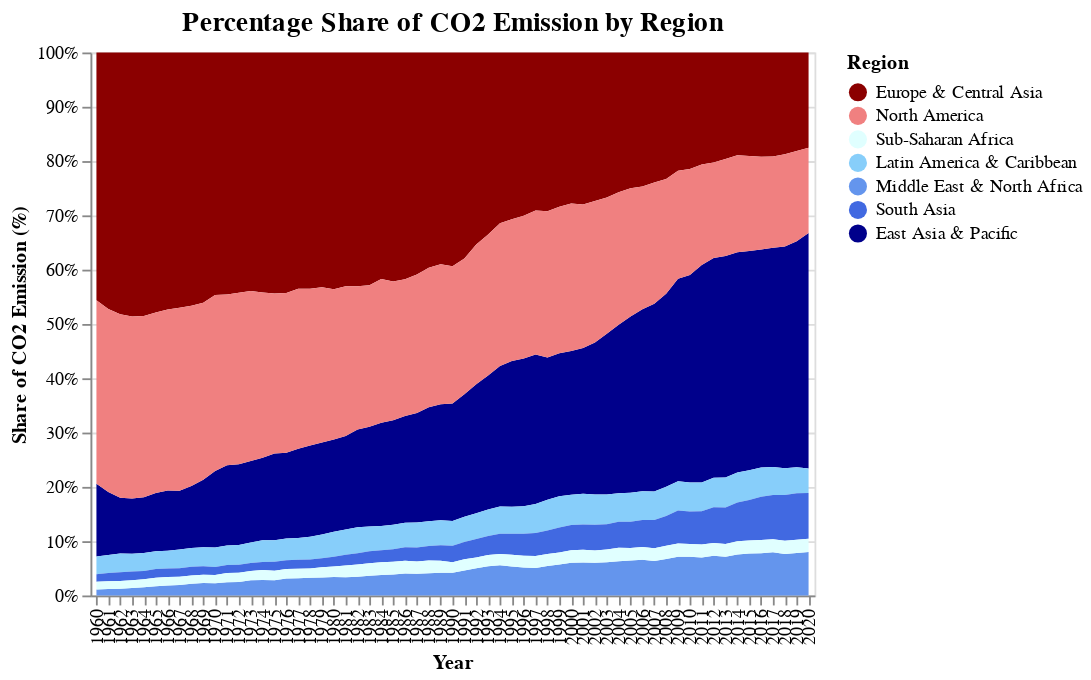

Notebook source saved alongside this figure:
### Code cell
# Annual CO2 emission by region (don't know how to swap order)
#site_order = ['Europe & Central Asia', 'North America', 'Sub-Saharan Africa', 'Latin America & Caribbean', 'Middle East & North Africa', 'South Asia', 'East Asia & Pacific']
chart2=alt.Chart(data2_60_20gp).transform_joinaggregate(
    order='min(CO2 Emission)',
    groupby=['region']).mark_area().encode(
           x="Year:O",
           y=alt.Y("CO2 Emission:Q",stack='normalize',
                   axis=alt.Axis(title='Share of CO2 Emission (%)',format='%')
                  ),
           color=alt.Color('region:N', 
                    scale = alt.Scale(domain=['Europe & Central Asia','North America','Sub-Saharan Africa','Latin America & Caribbean','Middle East & North Africa','South Asia','East Asia & Pacific'],
                                      range=['darkred','lightcoral','lightcyan','lightskyblue','cornflowerblue','royalblue','darkblue']),
                    legend = alt.Legend(title='Region')
                          ),
           order=alt.Order('order:Q', sort='ascending')
        ).properties(width=400, height=300,
                     title=alt.TitleParams(text='Percentage Share of CO2 Emission by Region',fontSize=15)
                    ) 
chart2

### Figure 1 — Vega-Lite specification as saved in the notebook (floating-point values rounded to 4 significant figures; data arrays with more than 128 entries replaced by an {"elided": "..."} marker saying what was removed)
{"config": {"view": {"continuousWidth": 400, "continuousHeight": 300}}, "data": {"name": "data-e8421d78deab88c535f96ccb9b07dcfe"}, "mark": "area", "encoding": {"color": {"type": "nominal", "field": "region", "legend": {"title": "Region"}, "scale": {"domain": ["Europe & Central Asia", "North America", "Sub-Saharan Africa", "Latin America & Caribbean", "Middle East & North Africa", "South Asia", "East Asia & Pacific"], "range": ["darkred", "lightcoral", "lightcyan", "lightskyblue", "cornflowerblue", "royalblue", "darkblue"]}}, "order": {"type": "quantitative", "field": "order", "sort": "ascending"}, "x": {"type": "ordinal", "field": "Year"}, "y": {"type": "quantitative", "axis": {"format": "%", "title": "Share of CO2 Emission (%)"}, "field": "CO2 Emission", "stack": "normalize"}}, "height": 300, "title": {"text": "Percentage Share of CO2 Emission by Region", "fontSize": 15}, "transform": [{"joinaggregate": [{"op": "min", "field": "CO2 Emission", "as": "order"}], "groupby": ["region"]}], "width": 400, "$schema": "https://vega.github.io/schema/vega-lite/v4.8.1.json", "datasets": {"data-e8421d78deab88c535f96ccb9b07dcfe": {"elided": "427 records"}}}
